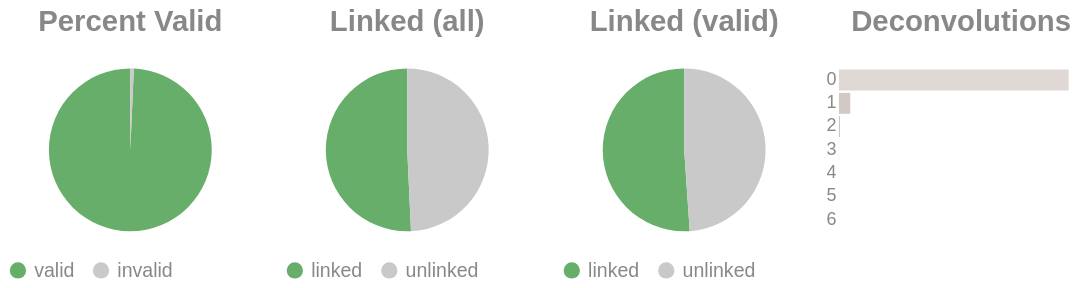

The notebook cell saved with this chart:
### Code cell
if SKIPLR:
    pass
else:
    clash = Counter()
    for i in valids['molecule'].to_list():
        _mol = i.split("-")
        if len(_mol) == 1:
            clash.update('0')
        else:
            clash.update(_mol[-1])

    _d = {"deconvolutions": [], 'count': []}
    for k,v in clash.items():
        _d['deconvolutions'].append(k)
        _d['count'].append(v)

    tot_valid = valids['reads'].sum()
    mask = valids['reads'] >= 2
    n_linked_reads = valids.filter(mask)['reads'].sum()
    if n_linked_reads == 0:
        print_html("No linked molecules (>=2 reads) were detected; skipping linked-only distributions.")
        SKIPLR = True
    else:
        perc_valid = round(tot_valid / n_reads, 4)
        linked_perc_abs = round(n_linked_reads / n_reads, 4)
        linked_perc = round(n_linked_reads / tot_valid, 4)

    _valid = pl.DataFrame({"valids": ['valid', 'invalid'], "count": [tot_valid, n_reads - tot_valid]})
    _linked_abs = pl.DataFrame({"linked (absolute)": ['linked', 'unlinked'], "count": [n_linked_reads, n_reads - n_linked_reads]})
    _linked_rel = pl.DataFrame({"linked (valids)": ['linked', 'unlinked'], "count": [n_linked_reads, tot_valid - n_linked_reads]})

    (
        alt.hconcat(
            piechart(_valid, goodval = 'valid', title = "Percent Valid"),
            piechart(_linked_abs, goodval = "linked", title =  "Linked (all)"),
            piechart(_linked_rel, goodval = "linked", title =  "Linked (valid)"),
            convolutionbar(pl.DataFrame(_d), title = "Deconvolutions"),
            center = True,
            bounds = 'flush'
        )
        .resolve_scale(color='independent')
        .resolve_legend('independent')
        .properties(usermeta={'embedOptions': {"actions": False}})
    ).display()

### Figure 1 — Vega-Lite specification as saved in the notebook (floating-point values rounded to 4 significant figures)
{"width": "container", "height": 400, "config": {"title": {"anchor": "start", "dy": -15, "fontSize": 18, "color": "#888888", "subtitleColor": "#888888", "subtitleFontSize": 14}, "arc": {"fill": "#0072B2"}, "axis": {"domainColor": "#888888", "domainWidth": 0.5, "gridWidth": 0.2, "grid": false, "titleFontWeight": 400, "titleFontSize": 15, "labelFontSize": 11, "labelColor": "#888888", "tickColor": "#888888", "tickWidth": 0.2, "titleColor": "#888888"}, "axisBand": {"grid": false}, "axisX": {"grid": true, "tickSize": 10, "domainCap": "round"}, "axisY": {"domain": false, "grid": true, "tickSize": 0, "domainCap": "round"}, "background": "transparent", "header": {"labelFontSize": 15, "labelColor": "#888888", "titleFontSize": 15, "titleFontWeight": 600, "titleColor": "#888888"}, "legend": {"labelFont": "sans-serif", "labelFontSize": 12, "labelColor": "#888888", "symbolSize": 100, "symbolType": "circle", "titleFontSize": 12, "titlePadding": 10, "titleColor": "#888888", "title": null}, "range": {"category": ["#E69F00", "#56B4E9", "#009E73", "#F0E442", "#0072B2", "#D55E00", "#CC79A7", "#000000"], "diverging": ["#cfe8f3", "#a2d4ec", "#73bfe2", "#46abdb", "#1696d2", "#12719e"]}, "area": {"fill": "#0072B2", "fillOpacity": 0.7, "line": true, "strokeOpacity": 0.7}, "line": {"color": "#0072B2", "stroke": "#0072B2", "strokeWidth": 2}, "trail": {"color": "#0072B2", "stroke": "#0072B2", "strokeWidth": 0, "size": 1}, "point": {"filled": true, "fillOpacity": 1.0, "size": 95}, "text": {"color": "#888888", "fontSize": 11, "align": "right", "fontWeight": 400, "size": 11}, "bar": {"fill": "#0072B2", "stroke": null}, "view": {"stroke": null, "continuousWidth": 660, "continuousHeight": 400}}, "hconcat": [{"data": {"name": "data-e11db0ead1b6126d892147e1d2c86e22"}, "mark": {"type": "arc"}, "encoding": {"color": {"field": "valids", "legend": {"orient": "bottom", "title": null}, "scale": {"domain": ["valid", "invalid"], "range": ["#68ae6b", "#C9C9C9"]}, "title": "Valids", "type": "nominal"}, "theta": {"field": "count", "type": "quantitative"}, "tooltip": [{"field": "valids", "title": "Valids", "type": "ordinal"}, {"field": "percent", "format": ".2%", "title": "Percent", "type": "quantitative"}, {"field": "count", "title": "Count", "type": "quantitative"}]}, "height": 100, "title": {"text": "Percent Valid", "align": "center", "anchor": "middle"}, "transform": [{"calculate": "datum.count / 11944607", "as": "percent"}], "width": 150}, {"data": {"name": "data-32ff3d7f81a0407325e40f2aedbc9f12"}, "mark": {"type": "arc"}, "encoding": {"color": {"field": "linked (absolute)", "legend": {"orient": "bottom", "title": null}, "scale": {"domain": ["linked", "unlinked"], "range": ["#68ae6b", "#C9C9C9"]}, "title": "Linked (Absolute)", "type": "nominal"}, "theta": {"field": "count", "type": "quantitative"}, "tooltip": [{"field": "linked (absolute)", "title": "Linked (Absolute)", "type": "ordinal"}, {"field": "percent", "format": ".2%", "title": "Percent", "type": "quantitative"}, {"field": "count", "title": "Count", "type": "quantitative"}]}, "height": 100, "title": {"text": "Linked (all)", "align": "center", "anchor": "middle"}, "transform": [{"calculate": "datum.count / 11944607", "as": "percent"}], "width": 150}, {"data": {"name": "data-cb086122b272a39be6d534b3bcbd176a"}, "mark": {"type": "arc"}, "encoding": {"color": {"field": "linked (valids)", "legend": {"orient": "bottom", "title": null}, "scale": {"domain": ["linked", "unlinked"], "range": ["#68ae6b", "#C9C9C9"]}, "title": "Linked (Valids)", "type": "nominal"}, "theta": {"field": "count", "type": "quantitative"}, "tooltip": [{"field": "linked (valids)", "title": "Linked (Valids)", "type": "ordinal"}, {"field": "percent", "format": ".2%", "title": "Percent", "type": "quantitative"}, {"field": "count", "title": "Count", "type": "quantitative"}]}, "height": 100, "title": {"text": "Linked (valid)", "align": "center", "anchor": "middle"}, "transform": [{"calculate": "datum.count / 11862033", "as": "percent"}], "width": 150}, {"data": {"name": "data-ff4e9aa7135b53063e8ccd7dd9c28684"}, "mark": {"type": "bar"}, "encoding": {"color": {"field": "deconvolutions", "legend": null, "scale": {"scheme": "lightgreyred"}, "type": "nominal"}, "tooltip": [{"field": "deconvolutions", "title": "Deconvolutions", "type": "ordinal"}, {"field": "percent", "format": ".2%", "title": "Percent", "type": "quantitative"}, {"field": "count", "title": "Count", "type": "quantitative"}], "x": {"axis": null, "field": "count", "type": "quantitative"}, "y": {"field": "deconvolutions", "sort": "ascending", "title": null, "type": "nominal"}}, "height": 100, "title": {"text": "Deconvolutions", "align": "center", "anchor": "middle"}, "transform": [{"calculate": "datum.count / 7921899", "as": "percent"}], "width": 150}], "bounds": "flush", "center": true, "resolve": {"legend": {"angle": "independent"}, "scale": {"color": "independent"}}, "usermeta": {"embedOptions": {"actions": false}}, "$schema": "https://vega.github.io/schema/vega-lite/v6.1.0.json", "datasets": {"data-e11db0ead1b6126d892147e1d2c86e22": [{"valids": "valid", "count": 11862033}, {"valids": "invalid", "count": 82574}], "data-32ff3d7f81a0407325e40f2aedbc9f12": [{"linked (absolute)": "linked", "count": 6059808}, {"linked (absolute)": "unlinked", "count": 5884799}], "data-cb086122b272a39be6d534b3bcbd176a": [{"linked (valids)": "linked", "count": 6059808}, {"linked (valids)": "unlinked", "count": 5802225}], "data-ff4e9aa7135b53063e8ccd7dd9c28684": [{"deconvolutions": "0", "count": 7520264}, {"deconvolutions": "1", "count": 370466}, {"deconvolutions": "2", "count": 28374}, {"deconvolutions": "3", "count": 2542}, {"deconvolutions": "4", "count": 221}, {"deconvolutions": "5", "count": 29}, {"deconvolutions": "6", "count": 3}]}}
